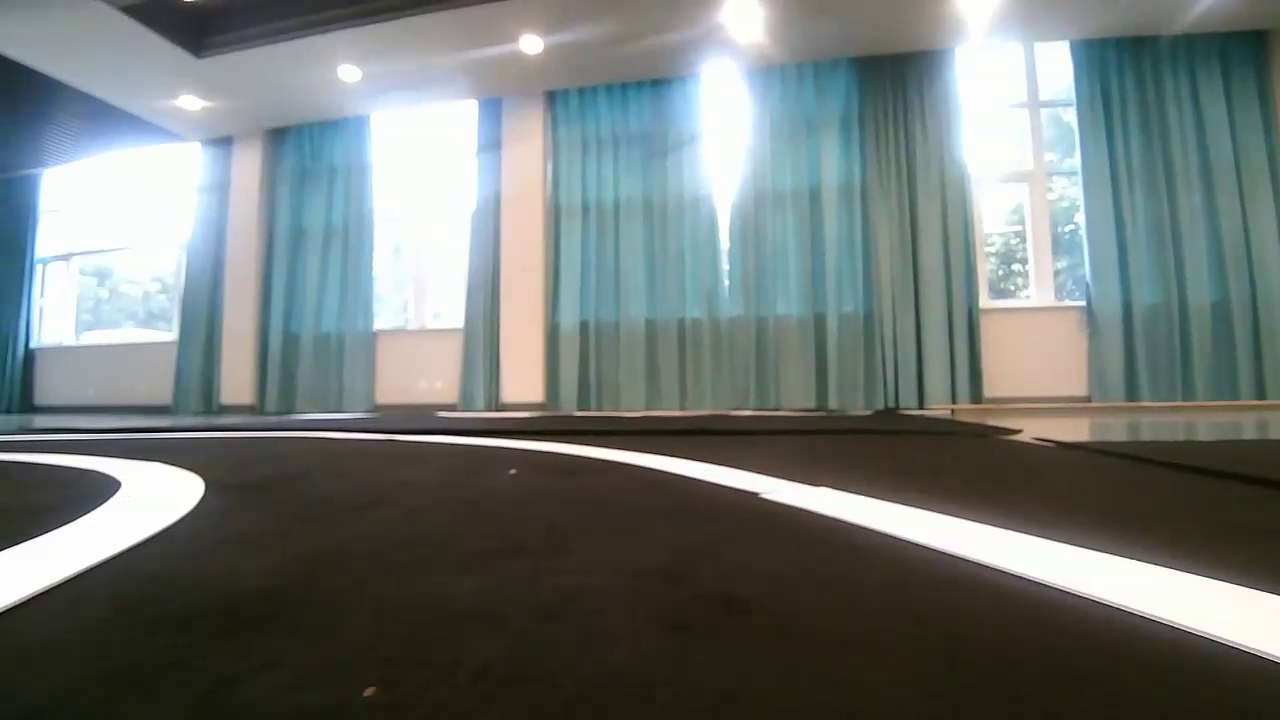
#> input picture frame 22 of 2 - 决赛 实车部署代码/laneDetect/video/challenge_video2.mp4, 1280 x 720 px
$ python lane_utils.py
#> lines starting #> are read from the running program, lines starting #| are printed output that depends on the picture; after the words box and inside, x2 and y2 are one past the last pixel; in counts of white or black regions, pixels touching at a corner belong together
#!/usr/bin/env python
# -*- coding: UTF-8 -*-

import os
BASE_DIR = os.path.abspath(os.path.dirname(__file__))
import cv2
import numpy as np
import time
# ms_time  = lambda: (int(round(time.time() * 1000)))


class laneDetect:
    """ 车道线检测类 """
    def __init__(self, Mwarp, kerSz, frameHeight, frameWidth, winWidth, winNum,
            winThr, pixThr, roadWidCm, roadWidPix, isShow, vip):
#> further down, img is the input picture: shape (720, 1280, 3); mean B, G, R 118.3, 120.5, 113.1
        self.Mwarp  = Mwarp                         # 透视变换矩阵
        self.kernal = np.ones(kerSz, np.uint8)      # 定义膨胀与腐蚀的核
        self.frame_h = frameHeight
        self.frame_w = frameWidth
        self.win_w = winWidth                       # 窗宽
        self.win_h = int(self.frame_h // winNum)    # 窗高
        self.win_n = winNum-1                       # 窗数
        self.show = isShow                          # 是否绘图显示
        self.road_w_cm = roadWidCm                # 车道宽（cm）
        self.road_w_pix = roadWidPix                # 车道宽（像素,默认700）
        self.cm_per_pix = float(roadWidCm) / float(roadWidPix)    # 车道线内部一个像素对应的真实距离 单位：cm
        self.wins_thr = winThr                      # 车道线检出需满足 检出窗数 > wins_thr
        self.pix_thr = pixThr                       # 一个窗中检出车道线需满足 非零像素 > minpix
        self.lane_xc = np.zeros((2, self.win_n)).astype(np.int32)  # 左右车道线中心点x坐标，lane_center_x[0]为左，[1]为右
        self.lane_xc[1, :] = frameWidth-1
        self.lane_xc[1, 0] = frameWidth-500
        self.lane_yc = np.arange(int(self.frame_h - 1.5*self.win_h), 0, -self.win_h)  # 车道线中心点 y 坐标
        self.lane_flag = np.full((2, self.win_n), False, np.bool_)      # 左右车道线 检出标志位
        self.lane_curve = [None, None]
        self.bias = 0.0            # veh_pos - cen_pos, >0偏右，<0偏左，cm
        self.gear = 0              # 档位
        self.gear_set = [0, 200, 400, 600, 800, 1000, 1200, 1400]         # 档位设置()
        self.vip = vip             # very important point, bias 和 slop 计算的层数 0 ~ win_n-1


    # [8 lines left out: function refresh, not called in this run]


    def draw_gear_set(self, img):
        """ 绘制档位:
        从画面中心上方(x:640, y:0)开始向左延伸到 (x0, y0), 再向下延伸到 (x0, y719)共有640+720=1360像素
        设有gear_set[i]< x <=gear_set[i+1]为第i+1档，与之对称为-i-1档
        """
        xc = 640
        color = (0, 0, 255)
        for i in range(len(self.gear_set)):
            if self.gear_set[i] < xc:
                cv2.line(img, (xc-self.gear_set[i], 0), (xc-self.gear_set[i], 50), color, 2)
                cv2.line(img, (xc+self.gear_set[i], 0), (xc+self.gear_set[i], 50), color, 2)
            else:
                cv2.line(img, (0, self.gear_set[i]-xc), (50, self.gear_set[i]-xc), color, 2)
                cv2.line(img, (1280, self.gear_set[i]-xc), (1230, self.gear_set[i]-xc), color, 2)
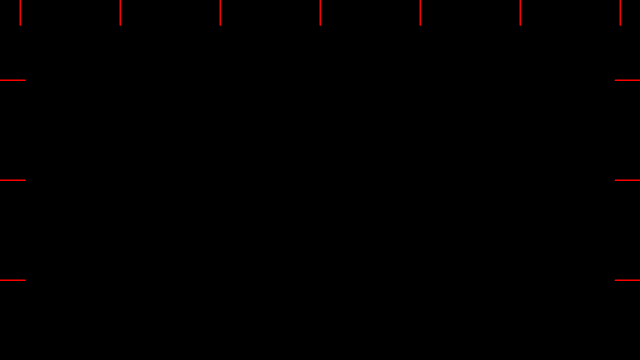
#> img: shape (720, 1280, 3) (shown at 1/2 size); mean of channels 0, 1, 2 0, 0, 0.6; drawn as B, G, R


    # [29 lines left out: function calc_gear, not called in this run]

    def spin(self, img):
        #--- 校正，二值化，透视变化
        img_prep = self.preprocess_hsv(img)
        if self.show:
            img_show = np.repeat(img_prep[:, :, None], 3, axis=2)
            self.draw_gear_set(img_show)
        #--- 迭代更新 lane_xc
        for i in range(self.win_n):
            # 窗中心
            win_yc = self.lane_yc[i]                                # 第i层左右车道预测窗中心 y 坐标
            # l_win_xc, r_win_xc = self.check_order(*self.porpose_win_xc(img_prep, i))      # 第i层左右车道预测窗中心 x 坐标
            l_win, r_win = self.porpose_win_xc(img_prep, i)
            l_win_xc, r_win_xc = self.check_order2(l_win, r_win ,img_prep, win_yc)
            # 生成窗
            l_win_pts = self.get_win(img_prep, xc=l_win_xc, yc=win_yc)  # 左窗中所有像素点坐标 [n,2]
            r_win_pts = self.get_win(img_prep, xc=r_win_xc, yc=win_yc)  # 右窗
            # 绘制窗
            if self.show:
                cv2.rectangle(  img_show,
                                (int(l_win_xc-self.win_w/2), int(win_yc-self.win_h/2)),
                                (int(l_win_xc+self.win_w/2), int(win_yc+self.win_h/2)), (127,127,255), 2)  # 在图中画出左车道线的窗
                cv2.rectangle(  img_show,
                                (int(r_win_xc-self.win_w/2), int(win_yc-self.win_h/2)),
                                (int(r_win_xc+self.win_w/2), int(win_yc+self.win_h/2)), (255,127,127), 2)  # 在图中画出右车道线的窗

            # 检测窗中的车道线中心 lane_xc
            l_det = len(l_win_pts) > self.pix_thr   # 检测到左车道线中点
            r_det = len(r_win_pts) > self.pix_thr   # 检测到右车道线中点

            if l_det:
                self.lane_xc[0, i] = int(np.mean(l_win_pts))  # 更新左车道线的 x 中心位置
            else:
                self.lane_xc[0, i] = l_win_xc
            if r_det:
                self.lane_xc[1, i] = int(np.mean(r_win_pts))  # 更新右车道线的 x 中心位置
            else:
                self.lane_xc[1, i] = r_win_xc
            self.lane_flag[:, i] = [l_det, r_det]   # 更新检出标志位
#> this loop made 19 passes
#> (r_win, r_win_xc) on passes 1 to 8: (780, 780), (1279, 1279), (1778, 1778), (2277, 2277), (2776, 2776), (3275, 3275), (3774, 3774), (4273, 4273)
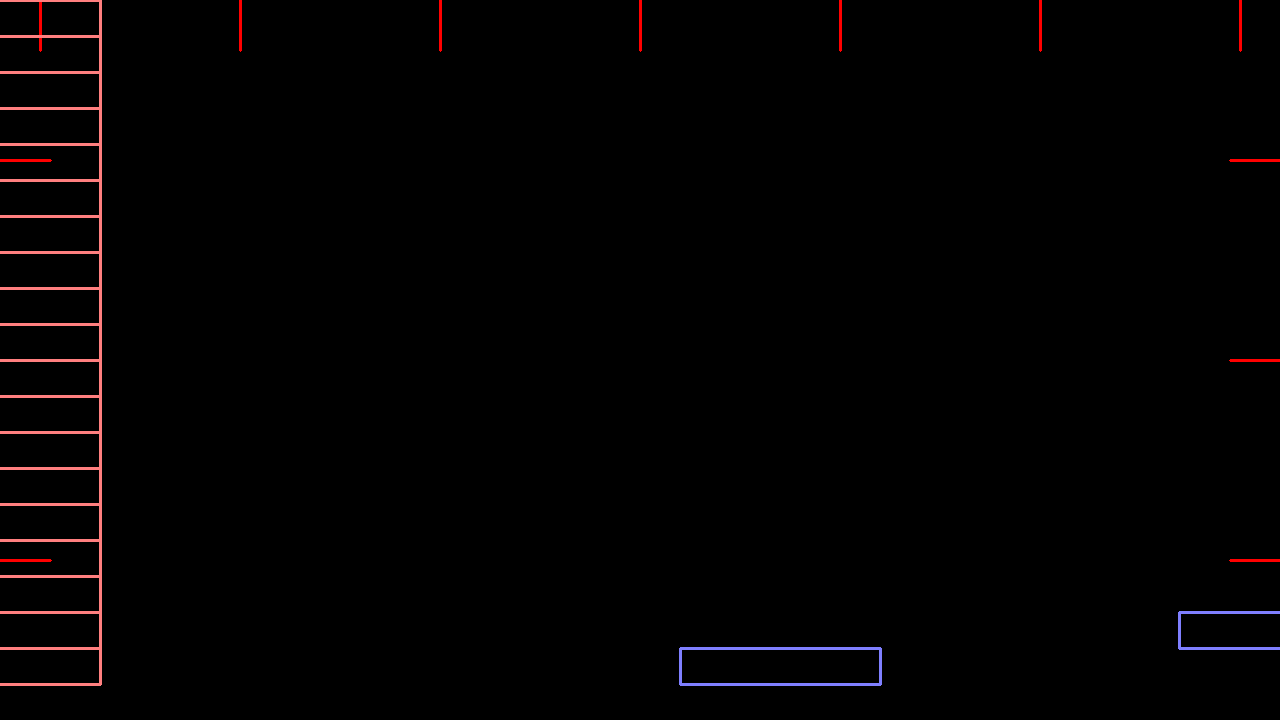
#> img_show: shape (720, 1280, 3); 1.09% of pixels changed, all inside (x1, y1, x2, y2) = (0, 0, 1280, 686); drawn as B, G, R

        #--- 拟合
        l_win_nums = np.sum(self.lane_flag[0]) # 有效窗口数
#> l_win_nums = 0
        r_win_nums = np.sum(self.lane_flag[1])
#> r_win_nums = 0
#> (the rest of the program and of its run is left out)
